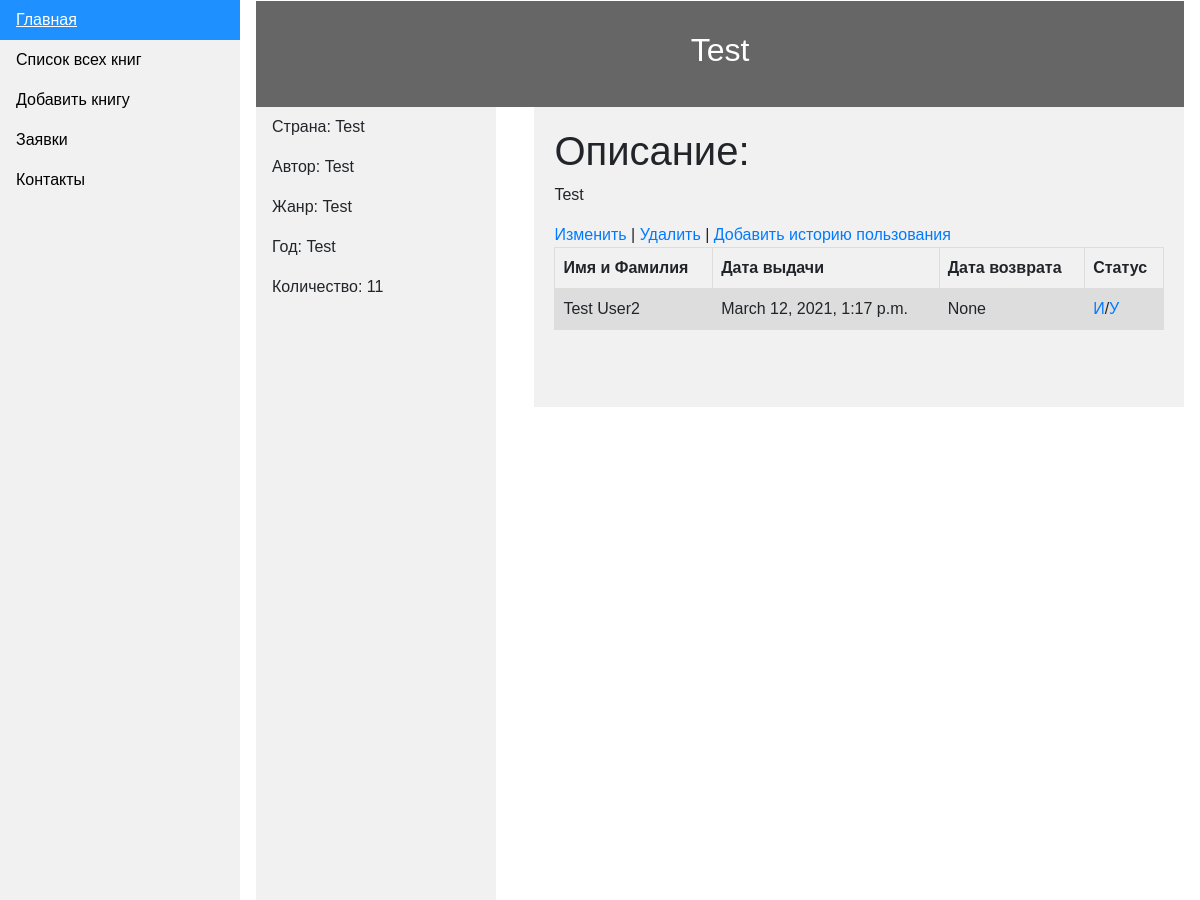
Page /book_single/1/ on the earlier database version.
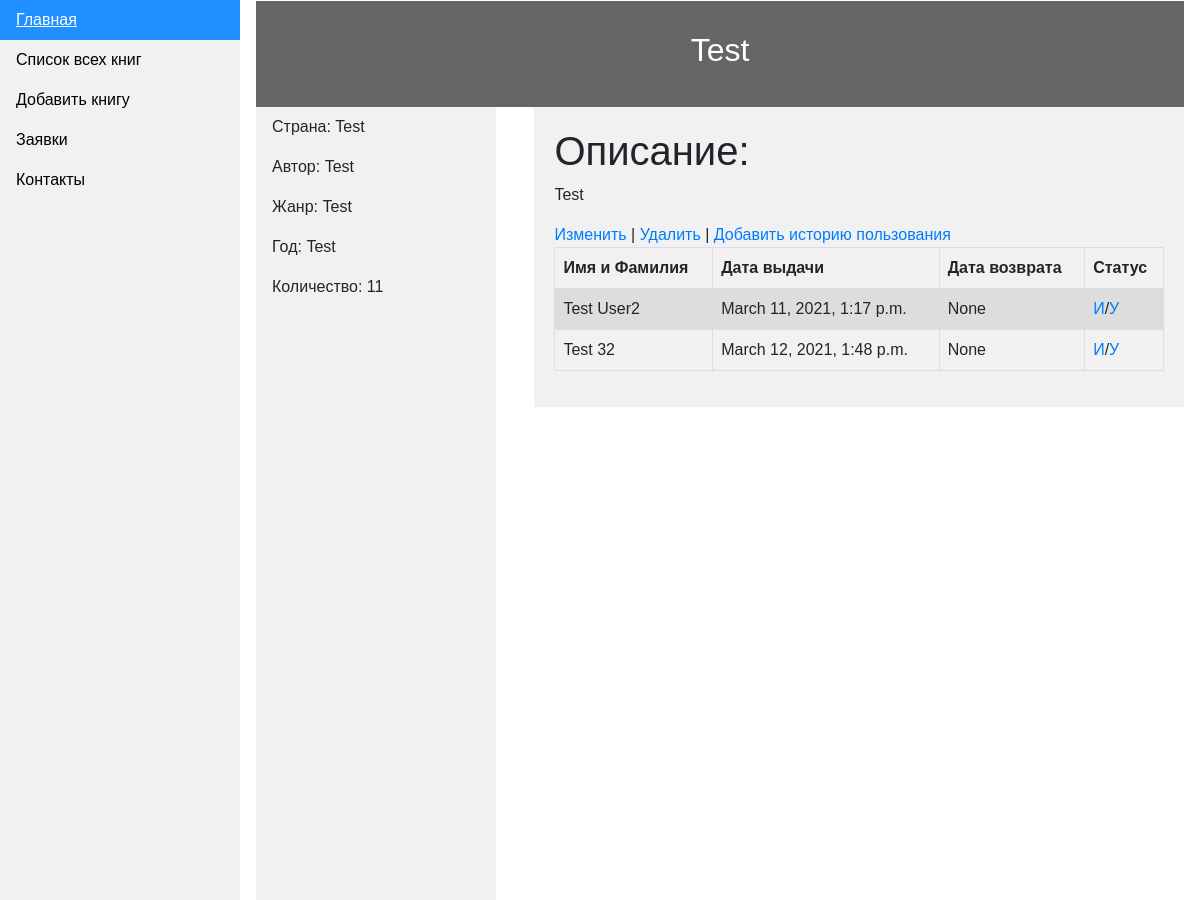
Same page on the later database version.
### main_app/models.py (models this page shows, shortened)
class ClientsHistoryModel(models.Model):
    book = models.ForeignKey('BookModel', on_delete=models.CASCADE)
    full_name = models.CharField(max_length=64, verbose_name='Имя Фамилия')
    date_of_issue = models.DateTimeField(default=timezone.now, blank=False, verbose_name='Дата выдачи')
    return_date = models.DateTimeField(blank=True, verbose_name='Дата возврата', null=True)

### main_app/views.py (the view)
# urls.py: path('book_single/<int:id>/', views.book_single, name='book_single'),
def book_single(request, id):
    book_query = get_object_or_404(BookModel, id=id)
    histories_query = ClientsHistoryModel.objects.all().filter(book=book_query)
    context = {
        'q': book_query,
        'histories': histories_query,
    }
    return render(request, "books/book_single.html", context)

### templates/books/book_single.html (shortened to what this page needs)
{% extends 'base.html' %}
{% load static %}
{% block content %}
    <header>
        <h2>{{ q.title }}</h2>
    </header>
    <section>
        <ul>
          <li><a>Страна: {{ q.country }}</a></li>
          <li><a>Автор: {{ q.author }}</a></li>
          <li><a>Жанр: {{ q.genre }}</a></li>
          <li><a>Год: {{ q.year }}</a></li>
          <li><a>Количество: {{ q.amount_in_stock }}</a></li>
        </ul>
      <article>
        <h1>Описание:</h1>
        <p>{{ q.description }}</p>
              <a href="{% url 'book_update' q.id %}">Изменить</a> |
              <a href="{% url 'book_delete' q.id %}">Удалить</a> |
              <a href="{% url 'history_post' q.id %}"> Добавить историю пользования</a>
          <table>
              <tr>
                <th>Имя и Фамилия</th>
                <th>Дата выдачи</th>
                <th>Дата возврата</th>
                <th>Статус</th>
              </tr>
              {% for history in histories %}
                  <tr>
                    <td>{{ history.full_name }}</td>
                    <td>{{ history.date_of_issue }}</td>
                    <td>{{ history.return_date }}</td>
                    <td><a href="{% url 'history_update' history.id %}">И</a>/<a href="{% url 'history_delete' history.id %}">У</a></td>
                  </tr>
                  {% empty %}
                  <p> Истории пользования отсутвуют...</p>
              {% endfor %}
          </table>
      </article>
    </section>
{% endblock %}

Differences in the rows shown:
changed ClientsHistoryModel "Test User2": date_of_issue "March 12, 2021, 1:17 p.m." → "March 11, 2021, 1:17 p.m."
added ClientsHistoryModel: full_name "Test 32", date_of_issue "March 12, 2021, 1:48 p.m.", return_date "None"
